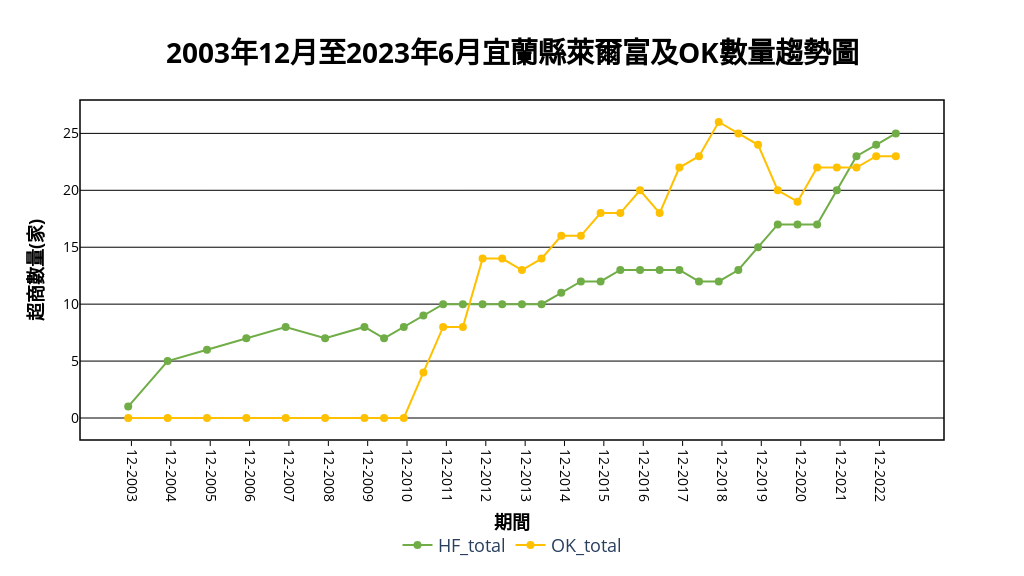
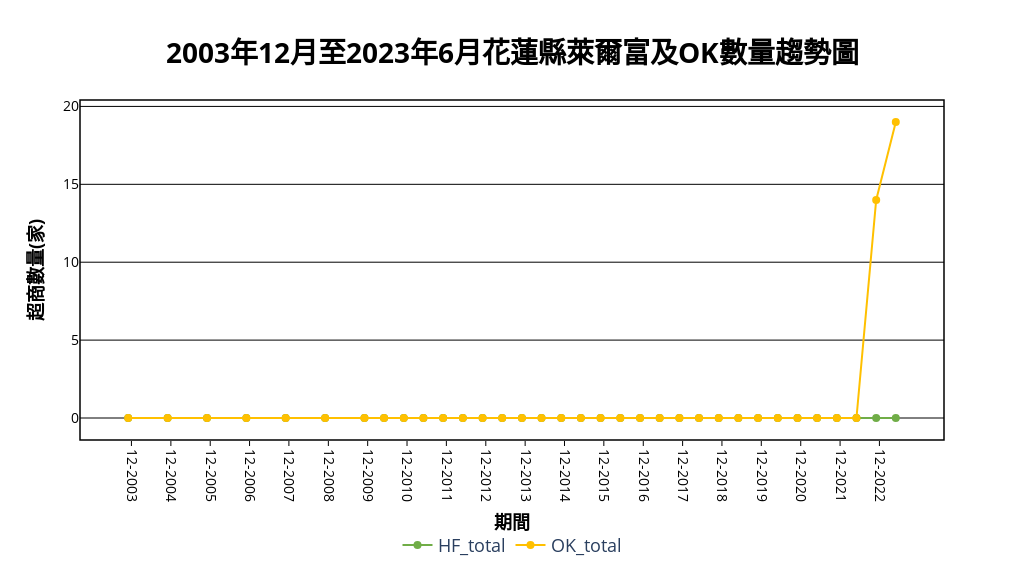
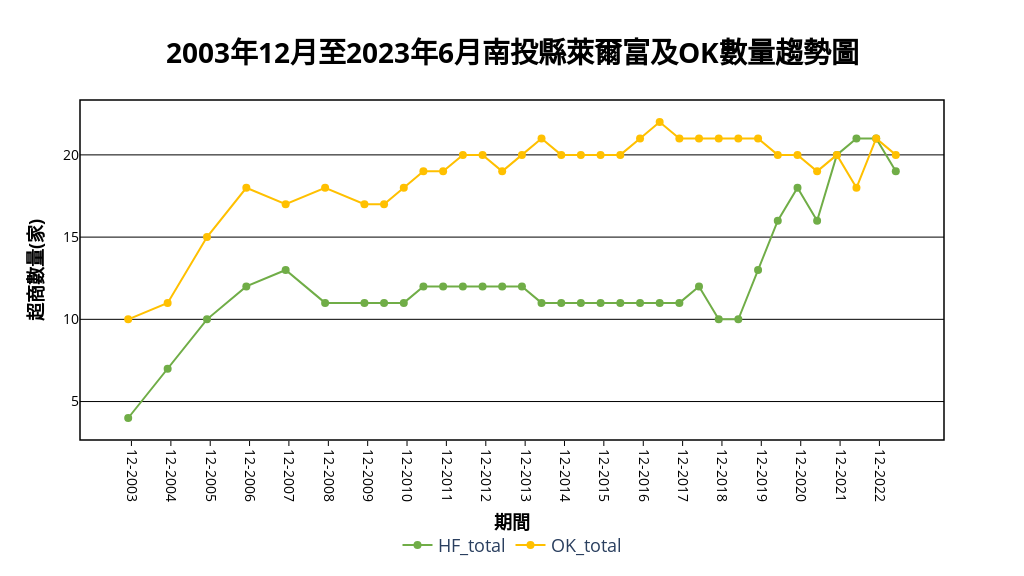
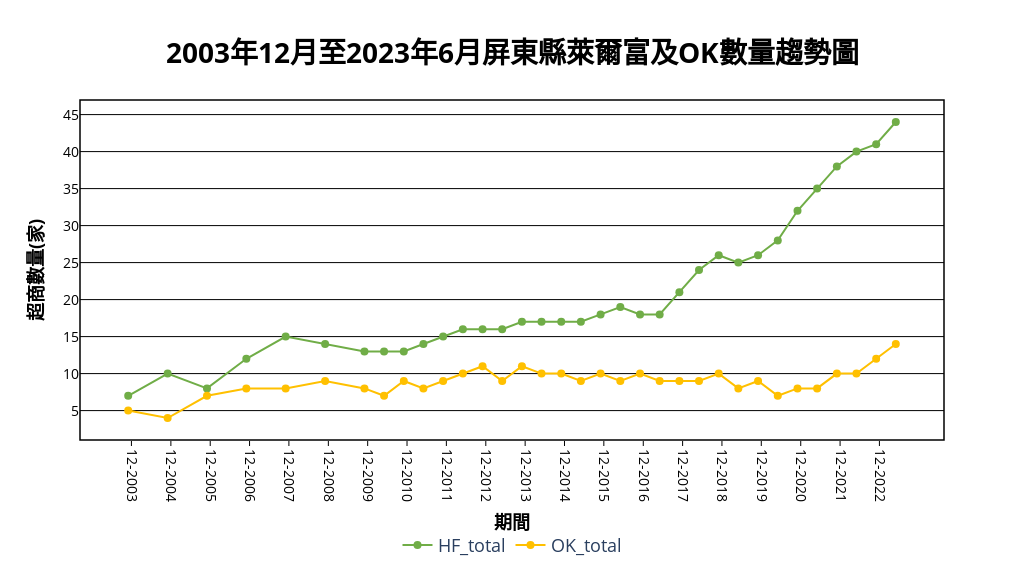

Here is the notebook cell these charts were saved with, in order:
### Code cell
import pandas as pd
import plotly.graph_objects as go
import plotly.io as pio

# 定義更新標題的函數
def update_title(y_range):
    if y_range[0] > 990000:  # 如果範圍值大於 1,000,000，則顯示 (百萬人)
        return "<b>總人口數(百萬人)</b>"
    elif y_range[0] > 1000:   # 如果範圍值大於 1,000，則顯示 (千人)
        return "<b>總人口數(千人)</b>"
    else:                      # 其他情況顯示原始標題
        return "<b>總人口數(人)</b>"

# 讀取 CSV 文件
df = pd.read_excel('store_sum_dataset.xlsx')

# 獲取 "group" 欄的唯一值
groups = df['COUNTYNAME'].unique()

# 迴圈分組繪圖
for group in groups:
    # 篩選特定分組的資料
    filtered_data = df[df['COUNTYNAME'] == group]

    # 创建图表对象
    fig = go.Figure()

    # 创建线条对象
    traces = []
    colors = ['#70AD47', '#FFC000']  # 色號 '#4472C4', '#ED7D31', // , '#000000'
    for i, column in enumerate(filtered_data.columns[5:7]):  # 從第二欄開始，因為第一欄是年份
        trace = go.Scatter(
            x=filtered_data['period_ad'],
            y=filtered_data[column],
            mode='lines+markers',
            name=column,
            line=dict(color=colors[i], width=2),  # 根據指定的色號為每條線條設置顏色
            marker=dict(symbol='circle', size=8)  # 添加圓點圖徵
        )
        traces.append(trace)

    # # 添加第二Y軸資料
    # trace_pop = go.Scatter(
    #     x=filtered_data['period_ad'],
    #     y=filtered_data['pop_total'],
    #     mode='lines+markers',
    #     name='pop_total',
    #     yaxis='y2',
    #     line=dict(color='#8B0000', width=2, dash='dash'),  # 指定線的顏色和粗細，這裡使用暗紅色的色號
    #     marker=dict(symbol='circle', size=8)
    # )
    # traces.append(trace_pop)

    # 計算第二Y軸的範圍值
    # y_range = [min(filtered_data['pop_total']), max(filtered_data['pop_total'])]
    # y_range = [max(filtered_data['pop_total'])]

    # 更新第二Y軸的標題
    # y2_title = update_title(y_range)

    # 找到日期數據的最小值和最大值
    min_date = filtered_data['period_ad'].min()
    max_date = filtered_data['period_ad'].max()

    # 創建刻度值和對應的顯示文字
    date_range = pd.date_range(start=min_date, end=max_date, freq='1Y')  # 每2年顯示一次
    tickvals = date_range.tolist()
    ticktext = [date.strftime('%m-%Y') for date in tickvals]

    # 创建布局
    layout = go.Layout(
        width=1024,  # 設定寬度為800像素
        height=576,  # 設定高度為600像素
        title=dict(text=f'<b>2003年12月至2023年6月{group}萊爾富及OK數量趨勢圖</b>',
                   x=0.5, y=0.925, xanchor='center', font=dict(size=28, color='black')),  # 將標題置中
        xaxis=dict(
            title='<b>期間</b>',
            color='black',
            showline=False,
            showgrid = False,
            linewidth=2,
            mirror=True,
            zeroline=True,
            zerolinecolor='black',
            # gridcolor='black', # 關掉垂直線
            titlefont=dict(size=18),
            tickfont=dict(size=14),
            tickangle=90,
            ticktext=ticktext,  # 設定對應的顯示文字
            tickvals=tickvals  # 設定日期刻度值
            # tickmode='auto',
            # tickformat='%Y-%m'
            # tickvals=filtered_data['period_ad'][::1]  # 設定每隔一年顯示一次
        ),
        yaxis=dict(
            title='<b>超商數量(家)</b>',
            color='black',
            showline=False,
            linewidth=2,  # 調整線條粗細
            # gridwidth=1.5,   # 調整格線寬度
            mirror=True,
            zeroline=False,
            zerolinecolor='black',
            gridcolor='black',
            # tickvals=list(range(0, 100, 10)),
            titlefont=dict(size=18),
            tickfont=dict(size=14)  # 調整字體大小
        ),
        # yaxis2=dict(
        #     # title='<b>人口數(人)</b>',
        #     title=y2_title,
        #     color='#8B0000',  # 使用暗紅色的色號
        #     overlaying='y',
        #     side='right',
        #     showline=False,
        #     showgrid = False,
        #     linewidth=2,  # 調整線條粗細
        #     gridwidth=0,   # 調整格線寬度
        #     mirror=True,
        #     zeroline=False,
        #     zerolinecolor='red',
        #     gridcolor='red',
        #     titlefont=dict(size=18),
        #     tickfont=dict(size=14),  # 調整字體大小
        #     tickvals=None,  # 無需指定 tickvals
        #     # tickformat=".2f"  # 使用簡短形式顯示，萬位
        #     # tickvals=list(range(0, 6000, 1000)),
        #     # ticktext=[format_thousands(val) for val in range(0, 6000, 1000)]
        # ),
        plot_bgcolor='white',
        hovermode='x unified',  # 設定浮標線
        legend=dict(x=0.5, y=-0.31, orientation='h', xanchor='center',
                    yanchor='middle', font=dict(size=18)),  # 將图例置于 X 轴标题下方并往下移
    )

    # 将图表对象添加到图表中
    fig.add_traces(traces)
    fig.update_layout(layout)

    # 添加黑色外框
    fig.add_shape(
        type='rect',
        xref='paper', yref='paper',
        x0=0, y0=0, x1=1, y1=1,
        line=dict(color='black', width=1.5),
        fillcolor='rgba(0,0,0,0)',  # 设置透明背景
        layer='below'
    )

    # # 模拟次要格线，每2个单位显示一个次要格线
    # for y_val in range(72, 200, 2):
    #     fig.add_shape(
    #         type='line',
    #         xref='paper', yref='y',
    #         x0=0, y0=y_val, x1=1, y1=y_val,
    #         line=dict(color='lightgrey', width=1),
    #         layer='below'
    #     )

    # 添加浮標線
    fig.update_layout(hovermode='x unified')
    fig.update_xaxes(ticks="outside") # 加x軸刻度，inside在內、outside在外
    #fig.update_yaxes(ticks="inside", col=1) # col=畫subplot時設定第幾張加刻度
    # 输出为 HTML 文件
    pio.write_html(fig, f'{group}萊爾富及OK數量趨勢圖.html')

    # 输出为 JPG 图片文件
    pio.write_image(fig, f'{group}萊爾富及OK數量趨勢圖.png', format='png') #, width=1360, height=800)

    # 显示图表
    fig.show()

    # 清空图表对象
    fig = None

### Figure 1 — Plotly figure (JSON) as saved in the notebook; plotly's stock layout.template omitted (floating-point values rounded to 4 significant figures)
{"data": [{"line": {"color": "#70AD47", "width": 2}, "marker": {"size": 8, "symbol": "circle"}, "mode": "lines+markers", "name": "HF_total", "type": "scatter", "x": ["2003-12-01T00:00:00", "2004-12-01T00:00:00", "2005-12-01T00:00:00", "2006-12-01T00:00:00", "2007-12-01T00:00:00", "2008-12-01T00:00:00", "2009-12-01T00:00:00", "2010-06-01T00:00:00", "2010-12-01T00:00:00", "2011-06-01T00:00:00", "2011-12-01T00:00:00", "2012-06-01T00:00:00", "2012-12-01T00:00:00", "2013-06-01T00:00:00", "2013-12-01T00:00:00", "2014-06-01T00:00:00", "2014-12-01T00:00:00", "2015-06-01T00:00:00", "2015-12-01T00:00:00", "2016-06-01T00:00:00", "2016-12-01T00:00:00", "2017-06-01T00:00:00", "2017-12-01T00:00:00", "2018-06-01T00:00:00", "2018-12-01T00:00:00", "2019-06-01T00:00:00", "2019-12-01T00:00:00", "2020-06-01T00:00:00", "2020-12-01T00:00:00", "2021-06-01T00:00:00", "2021-12-01T00:00:00", "2022-06-01T00:00:00", "2022-12-01T00:00:00", "2023-06-01T00:00:00"], "y": [1, 5, 6, 7, 8, 7, 8, 7, 8, 9, 10, 10, 10, 10, 10, 10, 11, 12, 12, 13, 13, 13, 13, 12, 12, 13, 15, 17, 17, 17, 20, 23, 24, 25]}, {"line": {"color": "#FFC000", "width": 2}, "marker": {"size": 8, "symbol": "circle"}, "mode": "lines+markers", "name": "OK_total", "type": "scatter", "x": ["2003-12-01T00:00:00", "2004-12-01T00:00:00", "2005-12-01T00:00:00", "2006-12-01T00:00:00", "2007-12-01T00:00:00", "2008-12-01T00:00:00", "2009-12-01T00:00:00", "2010-06-01T00:00:00", "2010-12-01T00:00:00", "2011-06-01T00:00:00", "2011-12-01T00:00:00", "2012-06-01T00:00:00", "2012-12-01T00:00:00", "2013-06-01T00:00:00", "2013-12-01T00:00:00", "2014-06-01T00:00:00", "2014-12-01T00:00:00", "2015-06-01T00:00:00", "2015-12-01T00:00:00", "2016-06-01T00:00:00", "2016-12-01T00:00:00", "2017-06-01T00:00:00", "2017-12-01T00:00:00", "2018-06-01T00:00:00", "2018-12-01T00:00:00", "2019-06-01T00:00:00", "2019-12-01T00:00:00", "2020-06-01T00:00:00", "2020-12-01T00:00:00", "2021-06-01T00:00:00", "2021-12-01T00:00:00", "2022-06-01T00:00:00", "2022-12-01T00:00:00", "2023-06-01T00:00:00"], "y": [0, 0, 0, 0, 0, 0, 0, 0, 0, 4, 8, 8, 14, 14, 13, 14, 16, 16, 18, 18, 20, 18, 22, 23, 26, 25, 24, 20, 19, 22, 22, 22, 23, 23]}], "layout": {"height": 576, "hovermode": "x unified", "legend": {"font": {"size": 18}, "orientation": "h", "x": 0.5, "xanchor": "center", "y": -0.31, "yanchor": "middle"}, "plot_bgcolor": "white", "shapes": [{"fillcolor": "rgba(0,0,0,0)", "layer": "below", "line": {"color": "black", "width": 1.5}, "type": "rect", "x0": 0, "x1": 1, "xref": "paper", "y0": 0, "y1": 1, "yref": "paper"}], "title": {"font": {"color": "black", "size": 28}, "text": "<b>2003年12月至2023年6月宜蘭縣萊爾富及OK數量趨勢圖</b>", "x": 0.5, "xanchor": "center", "y": 0.925}, "width": 1024, "xaxis": {"color": "black", "linewidth": 2, "mirror": true, "showgrid": false, "showline": false, "tickangle": 90, "tickfont": {"size": 14}, "ticks": "outside", "ticktext": ["12-2003", "12-2004", "12-2005", "12-2006", "12-2007", "12-2008", "12-2009", "12-2010", "12-2011", "12-2012", "12-2013", "12-2014", "12-2015", "12-2016", "12-2017", "12-2018", "12-2019", "12-2020", "12-2021", "12-2022"], "tickvals": ["2003-12-31T00:00:00", "2004-12-31T00:00:00", "2005-12-31T00:00:00", "2006-12-31T00:00:00", "2007-12-31T00:00:00", "2008-12-31T00:00:00", "2009-12-31T00:00:00", "2010-12-31T00:00:00", "2011-12-31T00:00:00", "2012-12-31T00:00:00", "2013-12-31T00:00:00", "2014-12-31T00:00:00", "2015-12-31T00:00:00", "2016-12-31T00:00:00", "2017-12-31T00:00:00", "2018-12-31T00:00:00", "2019-12-31T00:00:00", "2020-12-31T00:00:00", "2021-12-31T00:00:00", "2022-12-31T00:00:00"], "title": {"font": {"size": 18}, "text": "<b>期間</b>"}, "zeroline": true, "zerolinecolor": "black"}, "yaxis": {"color": "black", "gridcolor": "black", "linewidth": 2, "mirror": true, "showline": false, "tickfont": {"size": 14}, "title": {"font": {"size": 18}, "text": "<b>超商數量(家)</b>"}, "zeroline": false, "zerolinecolor": "black"}}}

### Figure 2 — Plotly figure (JSON) as saved in the notebook; plotly's stock layout.template omitted (floating-point values rounded to 4 significant figures)
{"data": [{"line": {"color": "#70AD47", "width": 2}, "marker": {"size": 8, "symbol": "circle"}, "mode": "lines+markers", "name": "HF_total", "type": "scatter", "x": ["2003-12-01T00:00:00", "2004-12-01T00:00:00", "2005-12-01T00:00:00", "2006-12-01T00:00:00", "2007-12-01T00:00:00", "2008-12-01T00:00:00", "2009-12-01T00:00:00", "2010-06-01T00:00:00", "2010-12-01T00:00:00", "2011-06-01T00:00:00", "2011-12-01T00:00:00", "2012-06-01T00:00:00", "2012-12-01T00:00:00", "2013-06-01T00:00:00", "2013-12-01T00:00:00", "2014-06-01T00:00:00", "2014-12-01T00:00:00", "2015-06-01T00:00:00", "2015-12-01T00:00:00", "2016-06-01T00:00:00", "2016-12-01T00:00:00", "2017-06-01T00:00:00", "2017-12-01T00:00:00", "2018-06-01T00:00:00", "2018-12-01T00:00:00", "2019-06-01T00:00:00", "2019-12-01T00:00:00", "2020-06-01T00:00:00", "2020-12-01T00:00:00", "2021-06-01T00:00:00", "2021-12-01T00:00:00", "2022-06-01T00:00:00", "2022-12-01T00:00:00", "2023-06-01T00:00:00"], "y": [0, 0, 0, 0, 0, 0, 0, 0, 0, 0, 0, 0, 0, 0, 0, 0, 0, 0, 0, 0, 0, 0, 0, 0, 0, 0, 0, 0, 0, 0, 0, 0, 0, 0]}, {"line": {"color": "#FFC000", "width": 2}, "marker": {"size": 8, "symbol": "circle"}, "mode": "lines+markers", "name": "OK_total", "type": "scatter", "x": ["2003-12-01T00:00:00", "2004-12-01T00:00:00", "2005-12-01T00:00:00", "2006-12-01T00:00:00", "2007-12-01T00:00:00", "2008-12-01T00:00:00", "2009-12-01T00:00:00", "2010-06-01T00:00:00", "2010-12-01T00:00:00", "2011-06-01T00:00:00", "2011-12-01T00:00:00", "2012-06-01T00:00:00", "2012-12-01T00:00:00", "2013-06-01T00:00:00", "2013-12-01T00:00:00", "2014-06-01T00:00:00", "2014-12-01T00:00:00", "2015-06-01T00:00:00", "2015-12-01T00:00:00", "2016-06-01T00:00:00", "2016-12-01T00:00:00", "2017-06-01T00:00:00", "2017-12-01T00:00:00", "2018-06-01T00:00:00", "2018-12-01T00:00:00", "2019-06-01T00:00:00", "2019-12-01T00:00:00", "2020-06-01T00:00:00", "2020-12-01T00:00:00", "2021-06-01T00:00:00", "2021-12-01T00:00:00", "2022-06-01T00:00:00", "2022-12-01T00:00:00", "2023-06-01T00:00:00"], "y": [0, 0, 0, 0, 0, 0, 0, 0, 0, 0, 0, 0, 0, 0, 0, 0, 0, 0, 0, 0, 0, 0, 0, 0, 0, 0, 0, 0, 0, 0, 0, 0, 14, 19]}], "layout": {"height": 576, "hovermode": "x unified", "legend": {"font": {"size": 18}, "orientation": "h", "x": 0.5, "xanchor": "center", "y": -0.31, "yanchor": "middle"}, "plot_bgcolor": "white", "shapes": [{"fillcolor": "rgba(0,0,0,0)", "layer": "below", "line": {"color": "black", "width": 1.5}, "type": "rect", "x0": 0, "x1": 1, "xref": "paper", "y0": 0, "y1": 1, "yref": "paper"}], "title": {"font": {"color": "black", "size": 28}, "text": "<b>2003年12月至2023年6月花蓮縣萊爾富及OK數量趨勢圖</b>", "x": 0.5, "xanchor": "center", "y": 0.925}, "width": 1024, "xaxis": {"color": "black", "linewidth": 2, "mirror": true, "showgrid": false, "showline": false, "tickangle": 90, "tickfont": {"size": 14}, "ticks": "outside", "ticktext": ["12-2003", "12-2004", "12-2005", "12-2006", "12-2007", "12-2008", "12-2009", "12-2010", "12-2011", "12-2012", "12-2013", "12-2014", "12-2015", "12-2016", "12-2017", "12-2018", "12-2019", "12-2020", "12-2021", "12-2022"], "tickvals": ["2003-12-31T00:00:00", "2004-12-31T00:00:00", "2005-12-31T00:00:00", "2006-12-31T00:00:00", "2007-12-31T00:00:00", "2008-12-31T00:00:00", "2009-12-31T00:00:00", "2010-12-31T00:00:00", "2011-12-31T00:00:00", "2012-12-31T00:00:00", "2013-12-31T00:00:00", "2014-12-31T00:00:00", "2015-12-31T00:00:00", "2016-12-31T00:00:00", "2017-12-31T00:00:00", "2018-12-31T00:00:00", "2019-12-31T00:00:00", "2020-12-31T00:00:00", "2021-12-31T00:00:00", "2022-12-31T00:00:00"], "title": {"font": {"size": 18}, "text": "<b>期間</b>"}, "zeroline": true, "zerolinecolor": "black"}, "yaxis": {"color": "black", "gridcolor": "black", "linewidth": 2, "mirror": true, "showline": false, "tickfont": {"size": 14}, "title": {"font": {"size": 18}, "text": "<b>超商數量(家)</b>"}, "zeroline": false, "zerolinecolor": "black"}}}

### Figure 3 — Plotly figure (JSON) as saved in the notebook; plotly's stock layout.template omitted (floating-point values rounded to 4 significant figures)
{"data": [{"line": {"color": "#70AD47", "width": 2}, "marker": {"size": 8, "symbol": "circle"}, "mode": "lines+markers", "name": "HF_total", "type": "scatter", "x": ["2003-12-01T00:00:00", "2004-12-01T00:00:00", "2005-12-01T00:00:00", "2006-12-01T00:00:00", "2007-12-01T00:00:00", "2008-12-01T00:00:00", "2009-12-01T00:00:00", "2010-06-01T00:00:00", "2010-12-01T00:00:00", "2011-06-01T00:00:00", "2011-12-01T00:00:00", "2012-06-01T00:00:00", "2012-12-01T00:00:00", "2013-06-01T00:00:00", "2013-12-01T00:00:00", "2014-06-01T00:00:00", "2014-12-01T00:00:00", "2015-06-01T00:00:00", "2015-12-01T00:00:00", "2016-06-01T00:00:00", "2016-12-01T00:00:00", "2017-06-01T00:00:00", "2017-12-01T00:00:00", "2018-06-01T00:00:00", "2018-12-01T00:00:00", "2019-06-01T00:00:00", "2019-12-01T00:00:00", "2020-06-01T00:00:00", "2020-12-01T00:00:00", "2021-06-01T00:00:00", "2021-12-01T00:00:00", "2022-06-01T00:00:00", "2022-12-01T00:00:00", "2023-06-01T00:00:00"], "y": [4, 7, 10, 12, 13, 11, 11, 11, 11, 12, 12, 12, 12, 12, 12, 11, 11, 11, 11, 11, 11, 11, 11, 12, 10, 10, 13, 16, 18, 16, 20, 21, 21, 19]}, {"line": {"color": "#FFC000", "width": 2}, "marker": {"size": 8, "symbol": "circle"}, "mode": "lines+markers", "name": "OK_total", "type": "scatter", "x": ["2003-12-01T00:00:00", "2004-12-01T00:00:00", "2005-12-01T00:00:00", "2006-12-01T00:00:00", "2007-12-01T00:00:00", "2008-12-01T00:00:00", "2009-12-01T00:00:00", "2010-06-01T00:00:00", "2010-12-01T00:00:00", "2011-06-01T00:00:00", "2011-12-01T00:00:00", "2012-06-01T00:00:00", "2012-12-01T00:00:00", "2013-06-01T00:00:00", "2013-12-01T00:00:00", "2014-06-01T00:00:00", "2014-12-01T00:00:00", "2015-06-01T00:00:00", "2015-12-01T00:00:00", "2016-06-01T00:00:00", "2016-12-01T00:00:00", "2017-06-01T00:00:00", "2017-12-01T00:00:00", "2018-06-01T00:00:00", "2018-12-01T00:00:00", "2019-06-01T00:00:00", "2019-12-01T00:00:00", "2020-06-01T00:00:00", "2020-12-01T00:00:00", "2021-06-01T00:00:00", "2021-12-01T00:00:00", "2022-06-01T00:00:00", "2022-12-01T00:00:00", "2023-06-01T00:00:00"], "y": [10, 11, 15, 18, 17, 18, 17, 17, 18, 19, 19, 20, 20, 19, 20, 21, 20, 20, 20, 20, 21, 22, 21, 21, 21, 21, 21, 20, 20, 19, 20, 18, 21, 20]}], "layout": {"height": 576, "hovermode": "x unified", "legend": {"font": {"size": 18}, "orientation": "h", "x": 0.5, "xanchor": "center", "y": -0.31, "yanchor": "middle"}, "plot_bgcolor": "white", "shapes": [{"fillcolor": "rgba(0,0,0,0)", "layer": "below", "line": {"color": "black", "width": 1.5}, "type": "rect", "x0": 0, "x1": 1, "xref": "paper", "y0": 0, "y1": 1, "yref": "paper"}], "title": {"font": {"color": "black", "size": 28}, "text": "<b>2003年12月至2023年6月南投縣萊爾富及OK數量趨勢圖</b>", "x": 0.5, "xanchor": "center", "y": 0.925}, "width": 1024, "xaxis": {"color": "black", "linewidth": 2, "mirror": true, "showgrid": false, "showline": false, "tickangle": 90, "tickfont": {"size": 14}, "ticks": "outside", "ticktext": ["12-2003", "12-2004", "12-2005", "12-2006", "12-2007", "12-2008", "12-2009", "12-2010", "12-2011", "12-2012", "12-2013", "12-2014", "12-2015", "12-2016", "12-2017", "12-2018", "12-2019", "12-2020", "12-2021", "12-2022"], "tickvals": ["2003-12-31T00:00:00", "2004-12-31T00:00:00", "2005-12-31T00:00:00", "2006-12-31T00:00:00", "2007-12-31T00:00:00", "2008-12-31T00:00:00", "2009-12-31T00:00:00", "2010-12-31T00:00:00", "2011-12-31T00:00:00", "2012-12-31T00:00:00", "2013-12-31T00:00:00", "2014-12-31T00:00:00", "2015-12-31T00:00:00", "2016-12-31T00:00:00", "2017-12-31T00:00:00", "2018-12-31T00:00:00", "2019-12-31T00:00:00", "2020-12-31T00:00:00", "2021-12-31T00:00:00", "2022-12-31T00:00:00"], "title": {"font": {"size": 18}, "text": "<b>期間</b>"}, "zeroline": true, "zerolinecolor": "black"}, "yaxis": {"color": "black", "gridcolor": "black", "linewidth": 2, "mirror": true, "showline": false, "tickfont": {"size": 14}, "title": {"font": {"size": 18}, "text": "<b>超商數量(家)</b>"}, "zeroline": false, "zerolinecolor": "black"}}}

### Figure 4 — Plotly figure (JSON) as saved in the notebook; plotly's stock layout.template omitted (floating-point values rounded to 4 significant figures)
{"data": [{"line": {"color": "#70AD47", "width": 2}, "marker": {"size": 8, "symbol": "circle"}, "mode": "lines+markers", "name": "HF_total", "type": "scatter", "x": ["2003-12-01T00:00:00", "2004-12-01T00:00:00", "2005-12-01T00:00:00", "2006-12-01T00:00:00", "2007-12-01T00:00:00", "2008-12-01T00:00:00", "2009-12-01T00:00:00", "2010-06-01T00:00:00", "2010-12-01T00:00:00", "2011-06-01T00:00:00", "2011-12-01T00:00:00", "2012-06-01T00:00:00", "2012-12-01T00:00:00", "2013-06-01T00:00:00", "2013-12-01T00:00:00", "2014-06-01T00:00:00", "2014-12-01T00:00:00", "2015-06-01T00:00:00", "2015-12-01T00:00:00", "2016-06-01T00:00:00", "2016-12-01T00:00:00", "2017-06-01T00:00:00", "2017-12-01T00:00:00", "2018-06-01T00:00:00", "2018-12-01T00:00:00", "2019-06-01T00:00:00", "2019-12-01T00:00:00", "2020-06-01T00:00:00", "2020-12-01T00:00:00", "2021-06-01T00:00:00", "2021-12-01T00:00:00", "2022-06-01T00:00:00", "2022-12-01T00:00:00", "2023-06-01T00:00:00"], "y": [7, 10, 8, 12, 15, 14, 13, 13, 13, 14, 15, 16, 16, 16, 17, 17, 17, 17, 18, 19, 18, 18, 21, 24, 26, 25, 26, 28, 32, 35, 38, 40, 41, 44]}, {"line": {"color": "#FFC000", "width": 2}, "marker": {"size": 8, "symbol": "circle"}, "mode": "lines+markers", "name": "OK_total", "type": "scatter", "x": ["2003-12-01T00:00:00", "2004-12-01T00:00:00", "2005-12-01T00:00:00", "2006-12-01T00:00:00", "2007-12-01T00:00:00", "2008-12-01T00:00:00", "2009-12-01T00:00:00", "2010-06-01T00:00:00", "2010-12-01T00:00:00", "2011-06-01T00:00:00", "2011-12-01T00:00:00", "2012-06-01T00:00:00", "2012-12-01T00:00:00", "2013-06-01T00:00:00", "2013-12-01T00:00:00", "2014-06-01T00:00:00", "2014-12-01T00:00:00", "2015-06-01T00:00:00", "2015-12-01T00:00:00", "2016-06-01T00:00:00", "2016-12-01T00:00:00", "2017-06-01T00:00:00", "2017-12-01T00:00:00", "2018-06-01T00:00:00", "2018-12-01T00:00:00", "2019-06-01T00:00:00", "2019-12-01T00:00:00", "2020-06-01T00:00:00", "2020-12-01T00:00:00", "2021-06-01T00:00:00", "2021-12-01T00:00:00", "2022-06-01T00:00:00", "2022-12-01T00:00:00", "2023-06-01T00:00:00"], "y": [5, 4, 7, 8, 8, 9, 8, 7, 9, 8, 9, 10, 11, 9, 11, 10, 10, 9, 10, 9, 10, 9, 9, 9, 10, 8, 9, 7, 8, 8, 10, 10, 12, 14]}], "layout": {"height": 576, "hovermode": "x unified", "legend": {"font": {"size": 18}, "orientation": "h", "x": 0.5, "xanchor": "center", "y": -0.31, "yanchor": "middle"}, "plot_bgcolor": "white", "shapes": [{"fillcolor": "rgba(0,0,0,0)", "layer": "below", "line": {"color": "black", "width": 1.5}, "type": "rect", "x0": 0, "x1": 1, "xref": "paper", "y0": 0, "y1": 1, "yref": "paper"}], "title": {"font": {"color": "black", "size": 28}, "text": "<b>2003年12月至2023年6月屏東縣萊爾富及OK數量趨勢圖</b>", "x": 0.5, "xanchor": "center", "y": 0.925}, "width": 1024, "xaxis": {"color": "black", "linewidth": 2, "mirror": true, "showgrid": false, "showline": false, "tickangle": 90, "tickfont": {"size": 14}, "ticks": "outside", "ticktext": ["12-2003", "12-2004", "12-2005", "12-2006", "12-2007", "12-2008", "12-2009", "12-2010", "12-2011", "12-2012", "12-2013", "12-2014", "12-2015", "12-2016", "12-2017", "12-2018", "12-2019", "12-2020", "12-2021", "12-2022"], "tickvals": ["2003-12-31T00:00:00", "2004-12-31T00:00:00", "2005-12-31T00:00:00", "2006-12-31T00:00:00", "2007-12-31T00:00:00", "2008-12-31T00:00:00", "2009-12-31T00:00:00", "2010-12-31T00:00:00", "2011-12-31T00:00:00", "2012-12-31T00:00:00", "2013-12-31T00:00:00", "2014-12-31T00:00:00", "2015-12-31T00:00:00", "2016-12-31T00:00:00", "2017-12-31T00:00:00", "2018-12-31T00:00:00", "2019-12-31T00:00:00", "2020-12-31T00:00:00", "2021-12-31T00:00:00", "2022-12-31T00:00:00"], "title": {"font": {"size": 18}, "text": "<b>期間</b>"}, "zeroline": true, "zerolinecolor": "black"}, "yaxis": {"color": "black", "gridcolor": "black", "linewidth": 2, "mirror": true, "showline": false, "tickfont": {"size": 14}, "title": {"font": {"size": 18}, "text": "<b>超商數量(家)</b>"}, "zeroline": false, "zerolinecolor": "black"}}}
